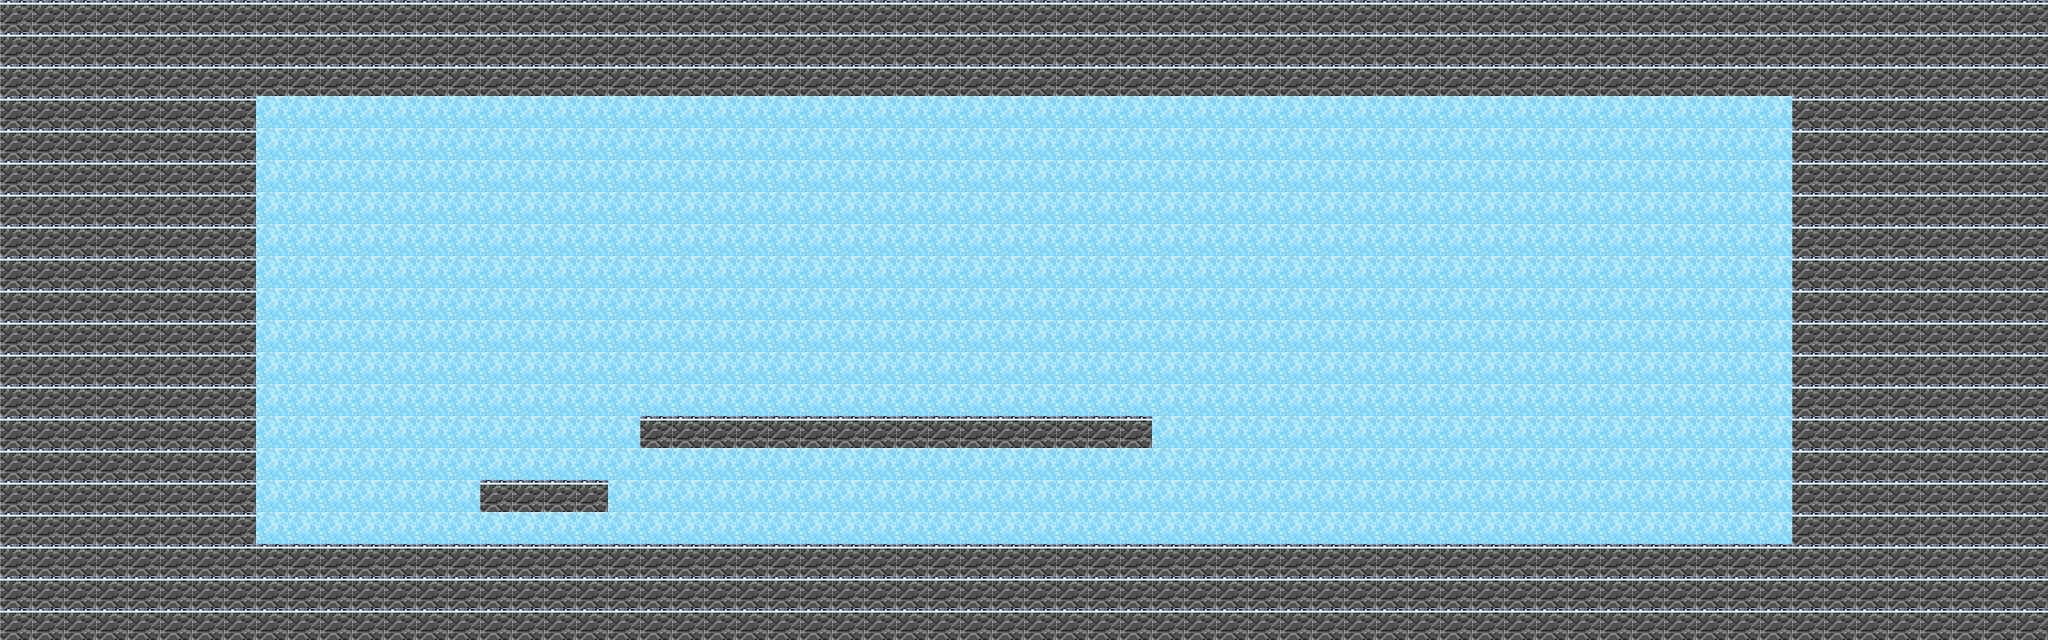

A 2D game scene composited from a Tiled map and its tileset images. What follows is a short description and the map's XML, with each tile layer's data collapsed to a summary:
An orthogonal 64x20 tile map with 32x32 px tiles, 2 tile layers (Background, Blocks).

<map version="1.10" tiledversion="1.10.2" orientation="orthogonal" renderorder="right-down" width="64" height="20" tilewidth="32" tileheight="32" infinite="0" nextlayerid="3" nextobjectid="1">
 <tileset firstgid="1" source="blockset.tsx" />
 <layer id="1" name="Background" width="64" height="20">
  <data>[1280 cells, 1280 non-empty, 1 distinct tile ids]</data>
 </layer>
 <layer id="2" name="Blocks" width="64" height="20">
  <data>[1280 cells, 628 non-empty, 1 distinct tile ids]</data>
 </layer>
</map>
